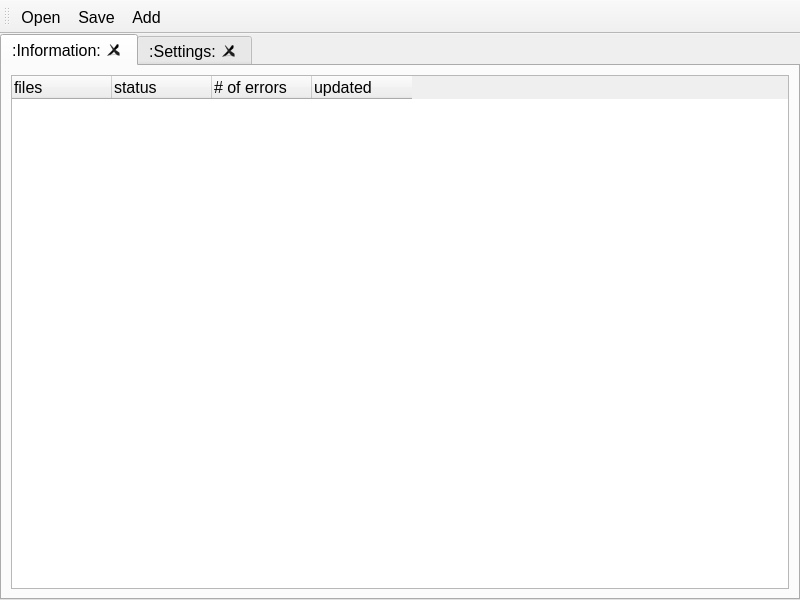
<?xml version="1.0" encoding="UTF-8"?>
<ui version="4.0">
 <class>MainWindow</class>
 <widget class="QMainWindow" name="MainWindow">
  <property name="geometry">
   <rect>
    <x>0</x>
    <y>0</y>
    <width>800</width>
    <height>600</height>
   </rect>
  </property>
  <property name="font">
   <font>
    <pointsize>12</pointsize>
   </font>
  </property>
  <property name="acceptDrops">
   <bool>true</bool>
  </property>
  <property name="windowTitle">
   <string>MainWindow</string>
  </property>
  <widget class="QWidget" name="centralwidget">
   <property name="acceptDrops">
    <bool>true</bool>
   </property>
   <layout class="QVBoxLayout" name="verticalLayout">
    <property name="margin">
     <number>0</number>
    </property>
    <item>
     <widget class="QTabWidget" name="tabWidget">
      <property name="currentIndex">
       <number>0</number>
      </property>
      <property name="tabsClosable">
       <bool>true</bool>
      </property>
      <property name="movable">
       <bool>true</bool>
      </property>
      <widget class="QWidget" name="tab_2">
       <attribute name="title">
        <string>:Information:</string>
       </attribute>
       <layout class="QVBoxLayout" name="verticalLayout_5">
        <item>
         <widget class="QTreeWidget" name="treeWidget">
          <property name="textElideMode">
           <enum>Qt::ElideLeft</enum>
          </property>
          <property name="allColumnsShowFocus">
           <bool>true</bool>
          </property>
          <property name="columnCount">
           <number>4</number>
          </property>
          <attribute name="headerStretchLastSection">
           <bool>false</bool>
          </attribute>
          <column>
           <property name="text">
            <string>files</string>
           </property>
          </column>
          <column>
           <property name="text">
            <string>status</string>
           </property>
          </column>
          <column>
           <property name="text">
            <string># of errors</string>
           </property>
          </column>
          <column>
           <property name="text">
            <string>updated</string>
           </property>
          </column>
         </widget>
        </item>
       </layout>
      </widget>
      <widget class="QWidget" name="tab">
       <attribute name="title">
        <string>:Settings:</string>
       </attribute>
       <layout class="QVBoxLayout" name="verticalLayout_4">
        <item>
         <layout class="QVBoxLayout" name="verticalLayout_2">
          <item>
           <layout class="QHBoxLayout" name="horizontalLayout">
            <item>
             <widget class="QLabel" name="label">
              <property name="text">
               <string>program path:</string>
              </property>
             </widget>
            </item>
            <item>
             <widget class="QToolButton" name="toolButton">
              <property name="sizePolicy">
               <sizepolicy hsizetype="Fixed" vsizetype="Preferred">
                <horstretch>0</horstretch>
                <verstretch>0</verstretch>
               </sizepolicy>
              </property>
              <property name="text">
               <string>...</string>
              </property>
             </widget>
            </item>
           </layout>
          </item>
          <item>
           <widget class="QLineEdit" name="lineEdit_pathprogram"/>
          </item>
         </layout>
        </item>
        <item>
         <layout class="QVBoxLayout" name="verticalLayout_3">
          <item>
           <widget class="QLabel" name="label_2">
            <property name="text">
             <string>command line:</string>
            </property>
           </widget>
          </item>
          <item>
           <widget class="QLineEdit" name="lineEdit_cmdline"/>
          </item>
         </layout>
        </item>
        <item>
         <widget class="QCheckBox" name="checkBox_ActivateProcessedTab">
          <property name="text">
           <string>Activate the processed tab.</string>
          </property>
          <property name="checked">
           <bool>true</bool>
          </property>
         </widget>
        </item>
        <item>
         <widget class="QCheckBox" name="checkBox_LineWrap">
          <property name="text">
           <string>Line wrap</string>
          </property>
         </widget>
        </item>
        <item>
         <spacer name="verticalSpacer">
          <property name="orientation">
           <enum>Qt::Vertical</enum>
          </property>
          <property name="sizeHint" stdset="0">
           <size>
            <width>20</width>
            <height>40</height>
           </size>
          </property>
         </spacer>
        </item>
       </layout>
      </widget>
     </widget>
    </item>
   </layout>
  </widget>
  <widget class="QToolBar" name="toolBar">
   <property name="windowTitle">
    <string>toolBar</string>
   </property>
   <property name="toolButtonStyle">
    <enum>Qt::ToolButtonTextUnderIcon</enum>
   </property>
   <attribute name="toolBarArea">
    <enum>TopToolBarArea</enum>
   </attribute>
   <attribute name="toolBarBreak">
    <bool>false</bool>
   </attribute>
   <addaction name="actionOpen"/>
   <addaction name="actionSave"/>
   <addaction name="actionAdd"/>
  </widget>
  <action name="actionOpen">
   <property name="icon">
    <iconset resource="kouets.qrc">
     <normaloff>:/image/rsc/open24.png</normaloff>:/image/rsc/open24.png</iconset>
   </property>
   <property name="text">
    <string>Open</string>
   </property>
  </action>
  <action name="actionSave">
   <property name="icon">
    <iconset resource="kouets.qrc">
     <normaloff>:/image/rsc/save4.png</normaloff>:/image/rsc/save4.png</iconset>
   </property>
   <property name="text">
    <string>Save</string>
   </property>
  </action>
  <action name="actionAdd">
   <property name="icon">
    <iconset resource="kouets.qrc">
     <normaloff>:/image/rsc/add24.png</normaloff>:/image/rsc/add24.png</iconset>
   </property>
   <property name="text">
    <string>Add</string>
   </property>
  </action>
 </widget>
 <resources>
  <include location="kouets.qrc"/>
 </resources>
 <connections/>
</ui>
